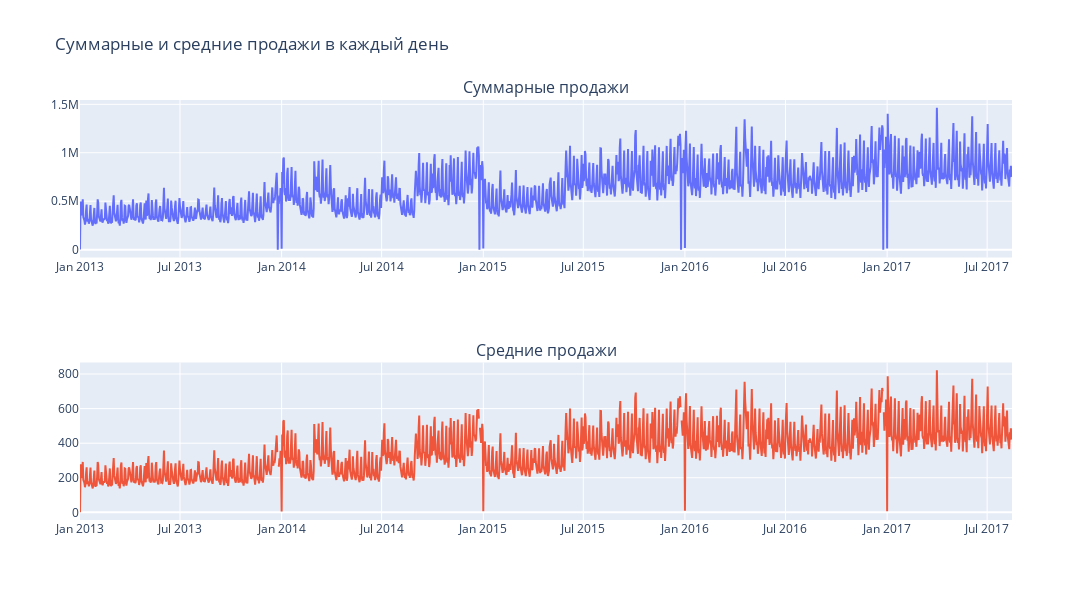

The code cell stored with this chart in its notebook:
### Markdown cell above
Построим графики с ежедневными, ежемесячными и ежегодными продажами (суммарными и средними).

### Code cell
sales_by_day_sum = pd.DataFrame(df.set_index('date').sales.resample('D').sum()).reset_index()
sales_by_day_mean = pd.DataFrame(df.set_index('date').sales.resample('D').mean()).reset_index()

fig = make_subplots(
    rows=2, cols=1,
    subplot_titles=('Суммарные продажи', 'Средние продажи'))

fig.append_trace(go.Scatter(
    x=sales_by_day_sum['date'],
    y=sales_by_day_sum['sales'],
), row=1, col=1)

fig.append_trace(go.Scatter(
    x=sales_by_day_mean['date'],
    y=sales_by_day_mean['sales'],
), row=2, col=1)

fig.update_layout(height=600, width=1400, title_text='Суммарные и средние продажи в каждый день', showlegend=False)
fig.show()

### Figure 1 — Plotly figure (JSON) as saved in the notebook; plotly's stock layout.template omitted (floating-point values rounded to 4 significant figures; data arrays with more than 128 entries replaced by an {"elided": "..."} marker saying what was removed)
{"data": [{"type": "scatter", "x": {"elided": "1688 str values"}, "xaxis": "x", "y": {"elided": "1688 float values"}, "yaxis": "y"}, {"type": "scatter", "x": {"elided": "1688 str values"}, "xaxis": "x2", "y": {"elided": "1688 float values"}, "yaxis": "y2"}], "layout": {"annotations": [{"font": {"size": 16}, "showarrow": false, "text": "Суммарные продажи", "x": 0.5, "xanchor": "center", "xref": "paper", "y": 1, "yanchor": "bottom", "yref": "paper"}, {"font": {"size": 16}, "showarrow": false, "text": "Средние продажи", "x": 0.5, "xanchor": "center", "xref": "paper", "y": 0.375, "yanchor": "bottom", "yref": "paper"}], "height": 600, "showlegend": false, "title": {"text": "Суммарные и средние продажи в каждый день"}, "width": 1400, "xaxis": {"anchor": "y", "domain": [0, 1]}, "xaxis2": {"anchor": "y2", "domain": [0, 1]}, "yaxis": {"anchor": "x", "domain": [0.625, 1]}, "yaxis2": {"anchor": "x2", "domain": [0, 0.375]}}}
